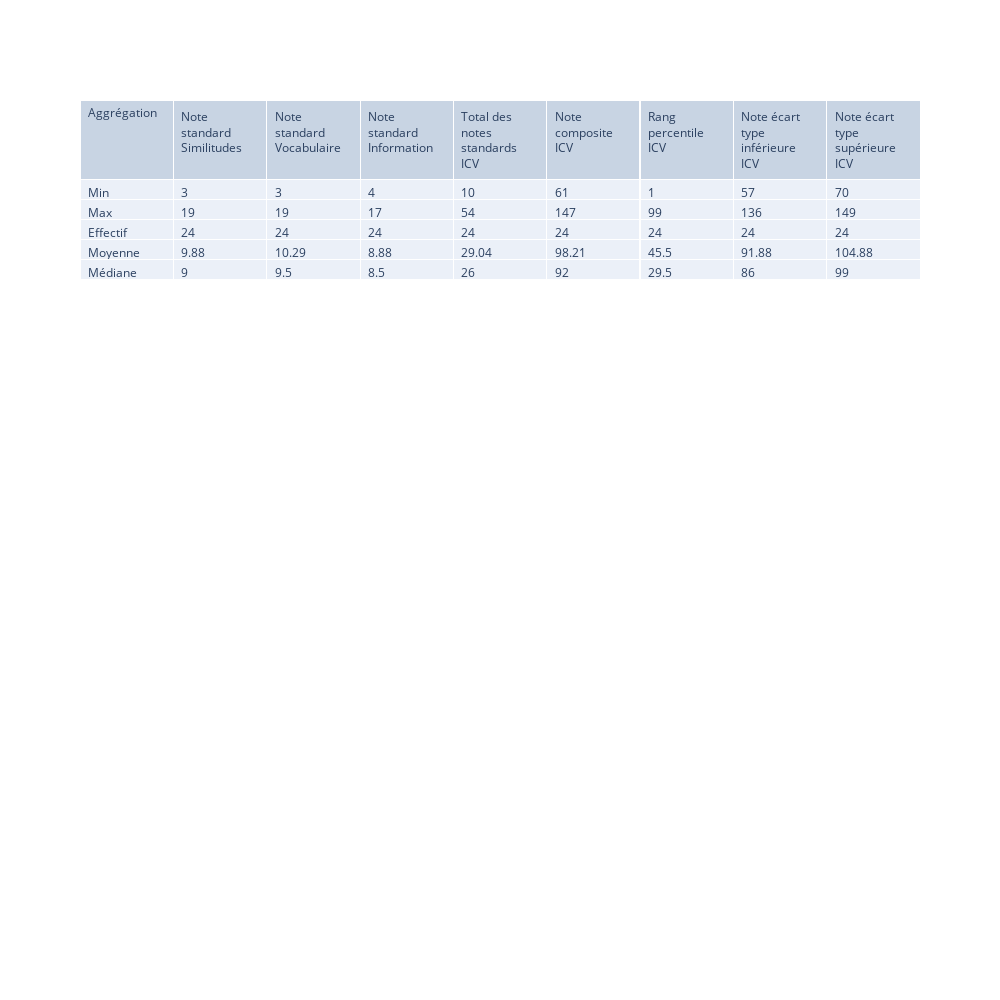

This figure's notebook cell:
### Code cell
fig = go.Figure(data=wais_sub)
fig.update_layout(width=1000, height=1000)
fig.show()

### Figure 1 — Plotly figure (JSON) as saved in the notebook; plotly's stock layout.template omitted (floating-point values rounded to 4 significant figures)
{"data": [{"cells": {"align": "left", "values": [["Min", "Max", "Effectif", "Moyenne", "Médiane"], [3, 19, 24, 9.88, 9], [3, 19, 24, 10.29, 9.5], [4, 17, 24, 8.88, 8.5], [10, 54, 24, 29.04, 26], [61, 147, 24, 98.21, 92], [1, 99, 24, 45.5, 29.5], [57, 136, 24, 91.88, 86], [70, 149, 24, 104.9, 99]]}, "header": {"align": "left", "values": ["Aggrégation", "Note standard Similitudes", "Note standard Vocabulaire", "Note standard Information", "Total des notes standards ICV", "Note composite ICV", "Rang percentile ICV", "Note écart type inférieure ICV", "Note écart type supérieure ICV"]}, "type": "table"}], "layout": {"height": 1000, "width": 1000}}
